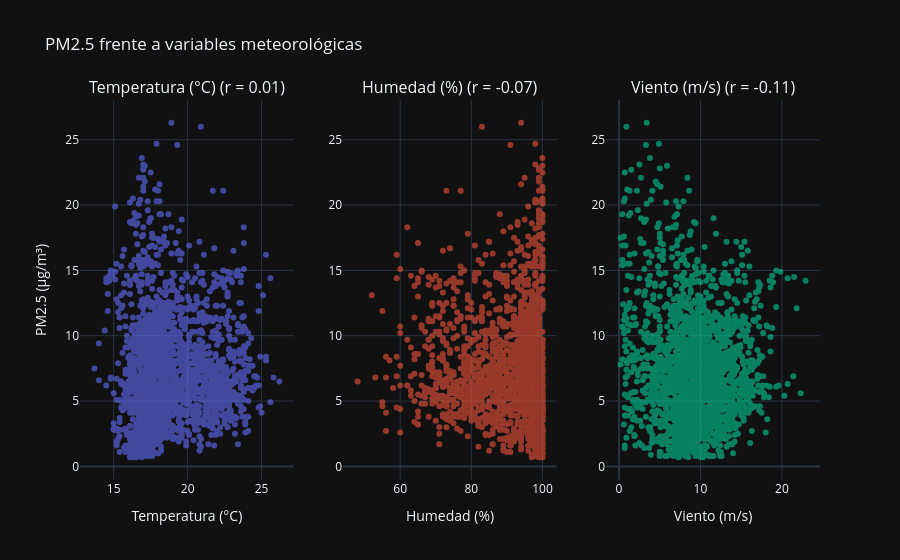

Here is the notebook cell this chart was saved with:
### Code cell
visualizar.graficar_pm25_vs_meteorologia()

### Figure 1 — Plotly figure (JSON) as saved in the notebook; plotly's stock layout.template omitted (floating-point values rounded to 4 significant figures; data arrays with more than 128 entries replaced by an {"elided": "..."} marker saying what was removed)
{"data": [{"mode": "markers", "opacity": 0.6, "showlegend": false, "x": {"elided": "2184 float values"}, "y": {"elided": "2184 float values"}, "type": "scatter", "xaxis": "x", "yaxis": "y"}, {"mode": "markers", "opacity": 0.6, "showlegend": false, "x": {"elided": "2184 int values"}, "y": {"elided": "2184 float values"}, "type": "scatter", "xaxis": "x2", "yaxis": "y2"}, {"mode": "markers", "opacity": 0.6, "showlegend": false, "x": {"elided": "2184 float values"}, "y": {"elided": "2184 float values"}, "type": "scatter", "xaxis": "x3", "yaxis": "y3"}], "layout": {"xaxis": {"anchor": "y", "domain": [0.0, 0.2889], "title": {"text": "Temperatura (°C)"}}, "yaxis": {"anchor": "x", "domain": [0.0, 1.0], "title": {"text": "PM2.5 (µg/m³)"}}, "xaxis2": {"anchor": "y2", "domain": [0.3556, 0.6444], "title": {"text": "Humedad (%)"}}, "yaxis2": {"anchor": "x2", "domain": [0.0, 1.0]}, "xaxis3": {"anchor": "y3", "domain": [0.7111, 1.0], "title": {"text": "Viento (m/s)"}}, "yaxis3": {"anchor": "x3", "domain": [0.0, 1.0]}, "annotations": [{"font": {"size": 16}, "showarrow": false, "text": "Temperatura (°C) (r = 0.01)", "x": 0.1444, "xanchor": "center", "xref": "paper", "y": 1.0, "yanchor": "bottom", "yref": "paper"}, {"font": {"size": 16}, "showarrow": false, "text": "Humedad (%) (r = -0.07)", "x": 0.5, "xanchor": "center", "xref": "paper", "y": 1.0, "yanchor": "bottom", "yref": "paper"}, {"font": {"size": 16}, "showarrow": false, "text": "Viento (m/s) (r = -0.11)", "x": 0.8556, "xanchor": "center", "xref": "paper", "y": 1.0, "yanchor": "bottom", "yref": "paper"}], "title": {"text": "PM2.5 frente a variables meteorológicas"}}}
